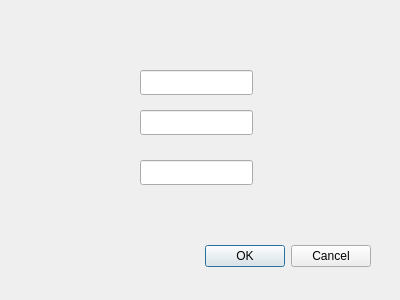
<?xml version="1.0" encoding="UTF-8"?>
<ui version="4.0">
 <class>Dialog</class>
 <widget class="QDialog" name="Dialog">
  <property name="geometry">
   <rect>
    <x>0</x>
    <y>0</y>
    <width>400</width>
    <height>300</height>
   </rect>
  </property>
  <property name="windowTitle">
   <string>Dialog</string>
  </property>
  <widget class="QDialogButtonBox" name="buttonBox">
   <property name="geometry">
    <rect>
     <x>30</x>
     <y>240</y>
     <width>341</width>
     <height>32</height>
    </rect>
   </property>
   <property name="orientation">
    <enum>Qt::Horizontal</enum>
   </property>
   <property name="standardButtons">
    <set>QDialogButtonBox::Cancel|QDialogButtonBox::Ok</set>
   </property>
  </widget>
  <widget class="QLineEdit" name="host">
   <property name="geometry">
    <rect>
     <x>140</x>
     <y>70</y>
     <width>113</width>
     <height>25</height>
    </rect>
   </property>
  </widget>
  <widget class="QLineEdit" name="port">
   <property name="geometry">
    <rect>
     <x>140</x>
     <y>110</y>
     <width>113</width>
     <height>25</height>
    </rect>
   </property>
  </widget>
  <widget class="QLineEdit" name="name">
   <property name="geometry">
    <rect>
     <x>140</x>
     <y>160</y>
     <width>113</width>
     <height>25</height>
    </rect>
   </property>
  </widget>
 </widget>
 <resources/>
 <connections>
  <connection>
   <sender>buttonBox</sender>
   <signal>accepted()</signal>
   <receiver>Dialog</receiver>
   <slot>accept()</slot>
   <hints>
    <hint type="sourcelabel">
     <x>248</x>
     <y>254</y>
    </hint>
    <hint type="destinationlabel">
     <x>157</x>
     <y>274</y>
    </hint>
   </hints>
  </connection>
  <connection>
   <sender>buttonBox</sender>
   <signal>rejected()</signal>
   <receiver>Dialog</receiver>
   <slot>reject()</slot>
   <hints>
    <hint type="sourcelabel">
     <x>316</x>
     <y>260</y>
    </hint>
    <hint type="destinationlabel">
     <x>286</x>
     <y>274</y>
    </hint>
   </hints>
  </connection>
 </connections>
</ui>
